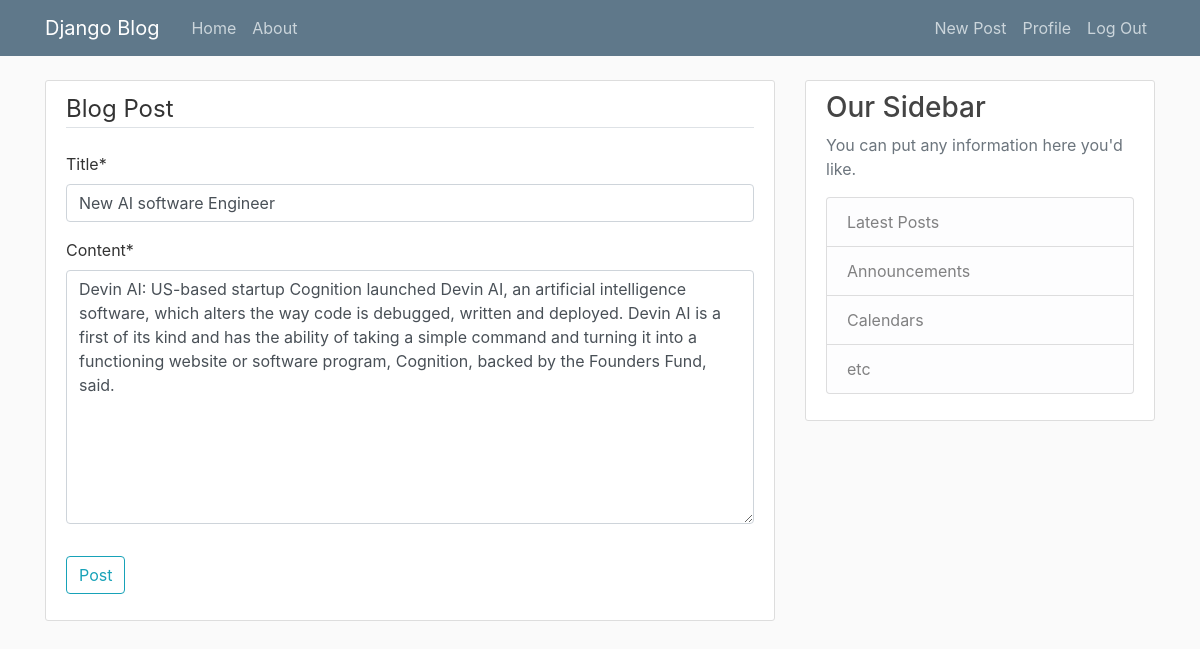
The app's page /post/5/update/ (signed in) with its own data.
### blog/models.py (models this page shows, shortened)
class Post(models.Model):
    title = models.CharField(max_length=100)
    content = models.TextField()
    date_posted = models.DateTimeField(default=timezone.now)
    author = models.ForeignKey(User, on_delete=models.CASCADE)

### blog/views.py (the view, shortened to what this page needs)
# urls.py: path('post/<int:pk>/update/', PostUpdateView.as_view(), name='post-update'),
class PostUpdateView(LoginRequiredMixin, UserPassesTestMixin, UpdateView):
    model = Post
    fields = ['title', 'content']
    def test_func(self):
        post = self.get_object()
        if self.request.user == post.author:
            return True
        return False

### blog/templates/blog/post_form.html (shortened to what this page needs)
{%extends 'blog/base.html'%}
 {% load crispy_forms_tags %}
{%block content%}
    <div class="content-section">
        <form method='POST'>
            <fieldset class="form-group">
                    <legend class="border-bottom mb-4">Blog Post</legend>
                    {{ form|crispy }}
            </fieldset>
            <div class="form-group">
                 <button class="btn btn-outline-info" type="submit">Post</button>
            </div>
        </form>
    </div>
{%endblock content%}

### blog/static/blog/main.css (style rules this page uses)
body { background: #fafafa; color: #333333; margin-top: 5rem; }
.content-section { background: #ffffff; padding: 10px 20px; border: 1px solid #dddddd; border-radius: 3px; margin-bottom: 20px; }

### records on screen
Post: title "New AI software Engineer", content "Devin AI: US-based startup Cognition launched Devin AI, an artificial intelligence software, which alters the way code is debugged, written and deployed. Devin AI is a first of its kind and has the ability of taking a simple command and turning it into a functioning website or software program, Cognition, backed by the Founders Fund, said."
